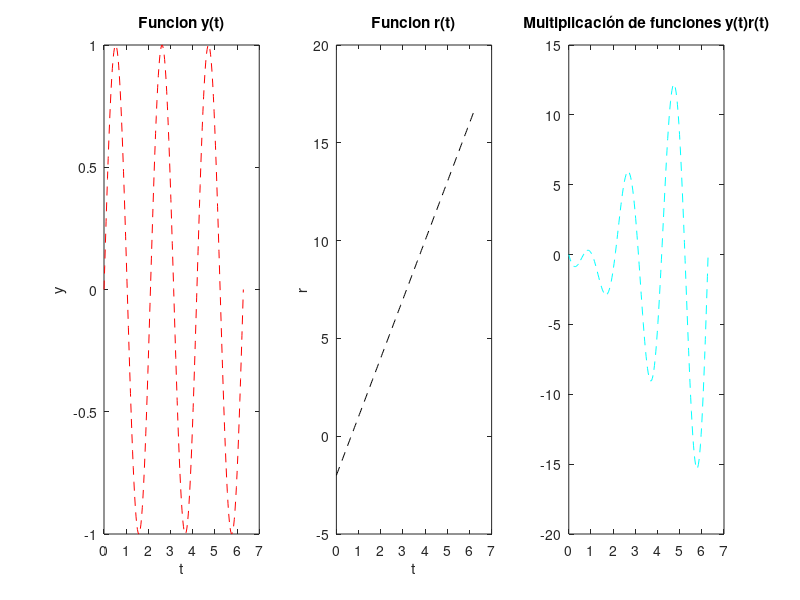

Here is the MATLAB script that generated this plot:
clc
clear all;

t = 0:(pi/100):2*pi;

y_t = sin(3*t);
subplot(1,3,1);
plot(t,y_t,'r--'), xlabel('t'), ylabel('y'), title('Funcion y(t)');

% Función r(t)=3t-2
r_t = (3*t)-2;
subplot(1,3,2);
plot(t,r_t,'k--'), xlabel('t'), ylabel('r'), title('Funcion r(t)');

% Multiplicacion de funciones y(t)r(t)
m_t = y_t .* r_t;
subplot(1,3,3);
plot(t,m_t,'c--'), title('Multiplicación de funciones y(t)r(t)');